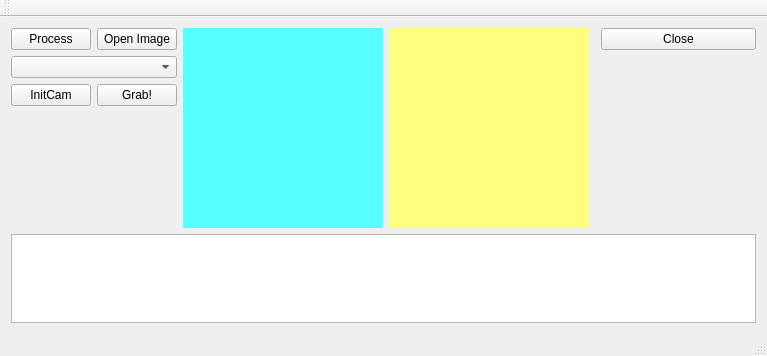
<?xml version="1.0" encoding="UTF-8"?>
<ui version="4.0">
 <class>MainWindow</class>
 <widget class="QMainWindow" name="MainWindow">
  <property name="geometry">
   <rect>
    <x>0</x>
    <y>0</y>
    <width>767</width>
    <height>356</height>
   </rect>
  </property>
  <property name="windowTitle">
   <string>DirectShow with Qt!</string>
  </property>
  <widget class="QWidget" name="centralWidget">
   <layout class="QGridLayout" name="gridLayout">
    <item row="0" column="0">
     <layout class="QVBoxLayout" name="verticalLayout">
      <item>
       <layout class="QHBoxLayout" name="horizontalLayout">
        <item>
         <layout class="QFormLayout" name="formLayout">
          <item row="1" column="0">
           <widget class="QPushButton" name="btnProcess">
            <property name="text">
             <string>Process</string>
            </property>
           </widget>
          </item>
          <item row="1" column="1">
           <widget class="QPushButton" name="btnOpen">
            <property name="text">
             <string>Open Image</string>
            </property>
           </widget>
          </item>
          <item row="3" column="1">
           <widget class="QPushButton" name="btnGrab">
            <property name="text">
             <string>Grab!</string>
            </property>
           </widget>
          </item>
          <item row="3" column="0">
           <widget class="QPushButton" name="btnInitCam">
            <property name="text">
             <string>InitCam</string>
            </property>
           </widget>
          </item>
          <item row="2" column="0" colspan="2">
           <widget class="QComboBox" name="cbxCam">
            <property name="sizePolicy">
             <sizepolicy hsizetype="Minimum" vsizetype="Fixed">
              <horstretch>0</horstretch>
              <verstretch>0</verstretch>
             </sizepolicy>
            </property>
            <property name="minimumSize">
             <size>
              <width>150</width>
              <height>0</height>
             </size>
            </property>
           </widget>
          </item>
         </layout>
        </item>
        <item>
         <widget class="QLabel" name="videoLabel">
          <property name="minimumSize">
           <size>
            <width>200</width>
            <height>200</height>
           </size>
          </property>
          <property name="palette">
           <palette>
            <active>
             <colorrole role="WindowText">
              <brush brushstyle="SolidPattern">
               <color alpha="255">
                <red>0</red>
                <green>0</green>
                <blue>0</blue>
               </color>
              </brush>
             </colorrole>
             <colorrole role="Button">
              <brush brushstyle="SolidPattern">
               <color alpha="255">
                <red>85</red>
                <green>255</green>
                <blue>255</blue>
               </color>
              </brush>
             </colorrole>
             <colorrole role="Light">
              <brush brushstyle="SolidPattern">
               <color alpha="255">
                <red>213</red>
                <green>255</green>
                <blue>255</blue>
               </color>
              </brush>
             </colorrole>
             <colorrole role="Midlight">
              <brush brushstyle="SolidPattern">
               <color alpha="255">
                <red>149</red>
                <green>255</green>
                <blue>255</blue>
               </color>
              </brush>
             </colorrole>
             <colorrole role="Dark">
              <brush brushstyle="SolidPattern">
               <color alpha="255">
                <red>42</red>
                <green>127</green>
                <blue>127</blue>
               </color>
              </brush>
             </colorrole>
             <colorrole role="Mid">
              <brush brushstyle="SolidPattern">
               <color alpha="255">
                <red>56</red>
                <green>170</green>
                <blue>170</blue>
               </color>
              </brush>
             </colorrole>
             <colorrole role="Text">
              <brush brushstyle="SolidPattern">
               <color alpha="255">
                <red>0</red>
                <green>0</green>
                <blue>0</blue>
               </color>
              </brush>
             </colorrole>
             <colorrole role="BrightText">
              <brush brushstyle="SolidPattern">
               <color alpha="255">
                <red>255</red>
                <green>255</green>
                <blue>255</blue>
               </color>
              </brush>
             </colorrole>
             <colorrole role="ButtonText">
              <brush brushstyle="SolidPattern">
               <color alpha="255">
                <red>0</red>
                <green>0</green>
                <blue>0</blue>
               </color>
              </brush>
             </colorrole>
             <colorrole role="Base">
              <brush brushstyle="SolidPattern">
               <color alpha="255">
                <red>255</red>
                <green>255</green>
                <blue>255</blue>
               </color>
              </brush>
             </colorrole>
             <colorrole role="Window">
              <brush brushstyle="SolidPattern">
               <color alpha="255">
                <red>85</red>
                <green>255</green>
                <blue>255</blue>
               </color>
              </brush>
             </colorrole>
             <colorrole role="Shadow">
              <brush brushstyle="SolidPattern">
               <color alpha="255">
                <red>0</red>
                <green>0</green>
                <blue>0</blue>
               </color>
              </brush>
             </colorrole>
             <colorrole role="AlternateBase">
              <brush brushstyle="SolidPattern">
               <color alpha="255">
                <red>170</red>
                <green>255</green>
                <blue>255</blue>
               </color>
              </brush>
             </colorrole>
             <colorrole role="ToolTipBase">
              <brush brushstyle="SolidPattern">
               <color alpha="255">
                <red>255</red>
                <green>255</green>
                <blue>220</blue>
               </color>
              </brush>
             </colorrole>
             <colorrole role="ToolTipText">
              <brush brushstyle="SolidPattern">
               <color alpha="255">
                <red>0</red>
                <green>0</green>
                <blue>0</blue>
               </color>
              </brush>
             </colorrole>
            </active>
            <inactive>
             <colorrole role="WindowText">
              <brush brushstyle="SolidPattern">
               <color alpha="255">
                <red>0</red>
                <green>0</green>
                <blue>0</blue>
               </color>
              </brush>
             </colorrole>
             <colorrole role="Button">
              <brush brushstyle="SolidPattern">
               <color alpha="255">
                <red>85</red>
                <green>255</green>
                <blue>255</blue>
               </color>
              </brush>
             </colorrole>
             <colorrole role="Light">
              <brush brushstyle="SolidPattern">
               <color alpha="255">
                <red>213</red>
                <green>255</green>
                <blue>255</blue>
               </color>
              </brush>
             </colorrole>
             <colorrole role="Midlight">
              <brush brushstyle="SolidPattern">
               <color alpha="255">
                <red>149</red>
                <green>255</green>
                <blue>255</blue>
               </color>
              </brush>
             </colorrole>
             <colorrole role="Dark">
              <brush brushstyle="SolidPattern">
               <color alpha="255">
                <red>42</red>
                <green>127</green>
                <blue>127</blue>
               </color>
              </brush>
             </colorrole>
             <colorrole role="Mid">
              <brush brushstyle="SolidPattern">
               <color alpha="255">
                <red>56</red>
                <green>170</green>
                <blue>170</blue>
               </color>
              </brush>
             </colorrole>
             <colorrole role="Text">
              <brush brushstyle="SolidPattern">
               <color alpha="255">
                <red>0</red>
                <green>0</green>
                <blue>0</blue>
               </color>
              </brush>
             </colorrole>
             <colorrole role="BrightText">
              <brush brushstyle="SolidPattern">
               <color alpha="255">
                <red>255</red>
                <green>255</green>
                <blue>255</blue>
               </color>
              </brush>
             </colorrole>
             <colorrole role="ButtonText">
              <brush brushstyle="SolidPattern">
               <color alpha="255">
                <red>0</red>
                <green>0</green>
                <blue>0</blue>
               </color>
              </brush>
             </colorrole>
             <colorrole role="Base">
              <brush brushstyle="SolidPattern">
               <color alpha="255">
                <red>255</red>
                <green>255</green>
                <blue>255</blue>
               </color>
              </brush>
             </colorrole>
             <colorrole role="Window">
              <brush brushstyle="SolidPattern">
               <color alpha="255">
                <red>85</red>
                <green>255</green>
                <blue>255</blue>
               </color>
              </brush>
             </colorrole>
             <colorrole role="Shadow">
              <brush brushstyle="SolidPattern">
               <color alpha="255">
                <red>0</red>
                <green>0</green>
                <blue>0</blue>
               </color>
              </brush>
             </colorrole>
             <colorrole role="AlternateBase">
              <brush brushstyle="SolidPattern">
               <color alpha="255">
                <red>170</red>
                <green>255</green>
                <blue>255</blue>
               </color>
              </brush>
             </colorrole>
             <colorrole role="ToolTipBase">
              <brush brushstyle="SolidPattern">
               <color alpha="255">
                <red>255</red>
                <green>255</green>
                <blue>220</blue>
               </color>
              </brush>
             </colorrole>
             <colorrole role="ToolTipText">
              <brush brushstyle="SolidPattern">
               <color alpha="255">
                <red>0</red>
                <green>0</green>
                <blue>0</blue>
               </color>
              </brush>
             </colorrole>
            </inactive>
            <disabled>
             <colorrole role="WindowText">
              <brush brushstyle="SolidPattern">
               <color alpha="255">
                <red>42</red>
                <green>127</green>
                <blue>127</blue>
               </color>
              </brush>
             </colorrole>
             <colorrole role="Button">
              <brush brushstyle="SolidPattern">
               <color alpha="255">
                <red>85</red>
                <green>255</green>
                <blue>255</blue>
               </color>
              </brush>
             </colorrole>
             <colorrole role="Light">
              <brush brushstyle="SolidPattern">
               <color alpha="255">
                <red>213</red>
                <green>255</green>
                <blue>255</blue>
               </color>
              </brush>
             </colorrole>
             <colorrole role="Midlight">
              <brush brushstyle="SolidPattern">
               <color alpha="255">
                <red>149</red>
                <green>255</green>
                <blue>255</blue>
               </color>
              </brush>
             </colorrole>
             <colorrole role="Dark">
              <brush brushstyle="SolidPattern">
               <color alpha="255">
                <red>42</red>
                <green>127</green>
                <blue>127</blue>
               </color>
              </brush>
             </colorrole>
             <colorrole role="Mid">
              <brush brushstyle="SolidPattern">
               <color alpha="255">
                <red>56</red>
                <green>170</green>
                <blue>170</blue>
               </color>
              </brush>
             </colorrole>
             <colorrole role="Text">
              <brush brushstyle="SolidPattern">
               <color alpha="255">
                <red>42</red>
                <green>127</green>
                <blue>127</blue>
               </color>
              </brush>
             </colorrole>
             <colorrole role="BrightText">
              <brush brushstyle="SolidPattern">
               <color alpha="255">
                <red>255</red>
                <green>255</green>
                <blue>255</blue>
               </color>
              </brush>
             </colorrole>
             <colorrole role="ButtonText">
              <brush brushstyle="SolidPattern">
               <color alpha="255">
                <red>42</red>
                <green>127</green>
                <blue>127</blue>
               </color>
              </brush>
             </colorrole>
             <colorrole role="Base">
              <brush brushstyle="SolidPattern">
               <color alpha="255">
                <red>85</red>
                <green>255</green>
                <blue>255</blue>
               </color>
              </brush>
             </colorrole>
             <colorrole role="Window">
              <brush brushstyle="SolidPattern">
               <color alpha="255">
                <red>85</red>
                <green>255</green>
                <blue>255</blue>
               </color>
              </brush>
             </colorrole>
             <colorrole role="Shadow">
              <brush brushstyle="SolidPattern">
               <color alpha="255">
                <red>0</red>
                <green>0</green>
                <blue>0</blue>
               </color>
              </brush>
             </colorrole>
             <colorrole role="AlternateBase">
              <brush brushstyle="SolidPattern">
               <color alpha="255">
                <red>85</red>
                <green>255</green>
                <blue>255</blue>
               </color>
              </brush>
             </colorrole>
             <colorrole role="ToolTipBase">
              <brush brushstyle="SolidPattern">
               <color alpha="255">
                <red>255</red>
                <green>255</green>
                <blue>220</blue>
               </color>
              </brush>
             </colorrole>
             <colorrole role="ToolTipText">
              <brush brushstyle="SolidPattern">
               <color alpha="255">
                <red>0</red>
                <green>0</green>
                <blue>0</blue>
               </color>
              </brush>
             </colorrole>
            </disabled>
           </palette>
          </property>
          <property name="autoFillBackground">
           <bool>true</bool>
          </property>
          <property name="text">
           <string/>
          </property>
         </widget>
        </item>
        <item>
         <widget class="QLabel" name="grabLabel">
          <property name="sizePolicy">
           <sizepolicy hsizetype="Maximum" vsizetype="Maximum">
            <horstretch>0</horstretch>
            <verstretch>0</verstretch>
           </sizepolicy>
          </property>
          <property name="minimumSize">
           <size>
            <width>200</width>
            <height>200</height>
           </size>
          </property>
          <property name="palette">
           <palette>
            <active>
             <colorrole role="WindowText">
              <brush brushstyle="SolidPattern">
               <color alpha="255">
                <red>0</red>
                <green>0</green>
                <blue>0</blue>
               </color>
              </brush>
             </colorrole>
             <colorrole role="Button">
              <brush brushstyle="SolidPattern">
               <color alpha="255">
                <red>255</red>
                <green>255</green>
                <blue>127</blue>
               </color>
              </brush>
             </colorrole>
             <colorrole role="Light">
              <brush brushstyle="SolidPattern">
               <color alpha="255">
                <red>255</red>
                <green>255</green>
                <blue>255</blue>
               </color>
              </brush>
             </colorrole>
             <colorrole role="Midlight">
              <brush brushstyle="SolidPattern">
               <color alpha="255">
                <red>255</red>
                <green>255</green>
                <blue>191</blue>
               </color>
              </brush>
             </colorrole>
             <colorrole role="Dark">
              <brush brushstyle="SolidPattern">
               <color alpha="255">
                <red>127</red>
                <green>127</green>
                <blue>63</blue>
               </color>
              </brush>
             </colorrole>
             <colorrole role="Mid">
              <brush brushstyle="SolidPattern">
               <color alpha="255">
                <red>170</red>
                <green>170</green>
                <blue>84</blue>
               </color>
              </brush>
             </colorrole>
             <colorrole role="Text">
              <brush brushstyle="SolidPattern">
               <color alpha="255">
                <red>0</red>
                <green>0</green>
                <blue>0</blue>
               </color>
              </brush>
             </colorrole>
             <colorrole role="BrightText">
              <brush brushstyle="SolidPattern">
               <color alpha="255">
                <red>255</red>
                <green>255</green>
                <blue>255</blue>
               </color>
              </brush>
             </colorrole>
             <colorrole role="ButtonText">
              <brush brushstyle="SolidPattern">
               <color alpha="255">
                <red>0</red>
                <green>0</green>
                <blue>0</blue>
               </color>
              </brush>
             </colorrole>
             <colorrole role="Base">
              <brush brushstyle="SolidPattern">
               <color alpha="255">
                <red>255</red>
                <green>255</green>
                <blue>255</blue>
               </color>
              </brush>
             </colorrole>
             <colorrole role="Window">
              <brush brushstyle="SolidPattern">
               <color alpha="255">
                <red>255</red>
                <green>255</green>
                <blue>127</blue>
               </color>
              </brush>
             </colorrole>
             <colorrole role="Shadow">
              <brush brushstyle="SolidPattern">
               <color alpha="255">
                <red>0</red>
                <green>0</green>
                <blue>0</blue>
               </color>
              </brush>
             </colorrole>
             <colorrole role="AlternateBase">
              <brush brushstyle="SolidPattern">
               <color alpha="255">
                <red>255</red>
                <green>255</green>
                <blue>191</blue>
               </color>
              </brush>
             </colorrole>
             <colorrole role="ToolTipBase">
              <brush brushstyle="SolidPattern">
               <color alpha="255">
                <red>255</red>
                <green>255</green>
                <blue>220</blue>
               </color>
              </brush>
             </colorrole>
             <colorrole role="ToolTipText">
              <brush brushstyle="SolidPattern">
               <color alpha="255">
                <red>0</red>
                <green>0</green>
                <blue>0</blue>
               </color>
              </brush>
             </colorrole>
            </active>
            <inactive>
             <colorrole role="WindowText">
              <brush brushstyle="SolidPattern">
               <color alpha="255">
                <red>0</red>
                <green>0</green>
                <blue>0</blue>
               </color>
              </brush>
             </colorrole>
             <colorrole role="Button">
              <brush brushstyle="SolidPattern">
               <color alpha="255">
                <red>255</red>
                <green>255</green>
                <blue>127</blue>
               </color>
              </brush>
             </colorrole>
             <colorrole role="Light">
              <brush brushstyle="SolidPattern">
               <color alpha="255">
                <red>255</red>
                <green>255</green>
                <blue>255</blue>
               </color>
              </brush>
             </colorrole>
             <colorrole role="Midlight">
              <brush brushstyle="SolidPattern">
               <color alpha="255">
                <red>255</red>
                <green>255</green>
                <blue>191</blue>
               </color>
              </brush>
             </colorrole>
             <colorrole role="Dark">
              <brush brushstyle="SolidPattern">
               <color alpha="255">
                <red>127</red>
                <green>127</green>
                <blue>63</blue>
               </color>
              </brush>
             </colorrole>
             <colorrole role="Mid">
              <brush brushstyle="SolidPattern">
               <color alpha="255">
                <red>170</red>
                <green>170</green>
                <blue>84</blue>
               </color>
              </brush>
             </colorrole>
             <colorrole role="Text">
              <brush brushstyle="SolidPattern">
               <color alpha="255">
                <red>0</red>
                <green>0</green>
                <blue>0</blue>
               </color>
              </brush>
             </colorrole>
             <colorrole role="BrightText">
              <brush brushstyle="SolidPattern">
               <color alpha="255">
                <red>255</red>
                <green>255</green>
                <blue>255</blue>
               </color>
              </brush>
             </colorrole>
             <colorrole role="ButtonText">
              <brush brushstyle="SolidPattern">
               <color alpha="255">
                <red>0</red>
                <green>0</green>
                <blue>0</blue>
               </color>
              </brush>
             </colorrole>
             <colorrole role="Base">
              <brush brushstyle="SolidPattern">
               <color alpha="255">
                <red>255</red>
                <green>255</green>
                <blue>255</blue>
               </color>
              </brush>
             </colorrole>
             <colorrole role="Window">
              <brush brushstyle="SolidPattern">
               <color alpha="255">
                <red>255</red>
                <green>255</green>
                <blue>127</blue>
               </color>
              </brush>
             </colorrole>
             <colorrole role="Shadow">
              <brush brushstyle="SolidPattern">
               <color alpha="255">
                <red>0</red>
                <green>0</green>
                <blue>0</blue>
               </color>
              </brush>
             </colorrole>
             <colorrole role="AlternateBase">
              <brush brushstyle="SolidPattern">
               <color alpha="255">
                <red>255</red>
                <green>255</green>
                <blue>191</blue>
               </color>
              </brush>
             </colorrole>
             <colorrole role="ToolTipBase">
              <brush brushstyle="SolidPattern">
               <color alpha="255">
                <red>255</red>
                <green>255</green>
                <blue>220</blue>
               </color>
              </brush>
             </colorrole>
             <colorrole role="ToolTipText">
              <brush brushstyle="SolidPattern">
               <color alpha="255">
                <red>0</red>
                <green>0</green>
                <blue>0</blue>
               </color>
              </brush>
             </colorrole>
            </inactive>
            <disabled>
             <colorrole role="WindowText">
              <brush brushstyle="SolidPattern">
               <color alpha="255">
                <red>127</red>
                <green>127</green>
                <blue>63</blue>
               </color>
              </brush>
             </colorrole>
             <colorrole role="Button">
              <brush brushstyle="SolidPattern">
               <color alpha="255">
                <red>255</red>
                <green>255</green>
                <blue>127</blue>
               </color>
              </brush>
             </colorrole>
             <colorrole role="Light">
              <brush brushstyle="SolidPattern">
               <color alpha="255">
                <red>255</red>
                <green>255</green>
                <blue>255</blue>
               </color>
              </brush>
             </colorrole>
             <colorrole role="Midlight">
              <brush brushstyle="SolidPattern">
               <color alpha="255">
                <red>255</red>
                <green>255</green>
                <blue>191</blue>
               </color>
              </brush>
             </colorrole>
             <colorrole role="Dark">
              <brush brushstyle="SolidPattern">
               <color alpha="255">
                <red>127</red>
                <green>127</green>
                <blue>63</blue>
               </color>
              </brush>
             </colorrole>
             <colorrole role="Mid">
              <brush brushstyle="SolidPattern">
               <color alpha="255">
                <red>170</red>
                <green>170</green>
                <blue>84</blue>
               </color>
              </brush>
             </colorrole>
             <colorrole role="Text">
              <brush brushstyle="SolidPattern">
               <color alpha="255">
                <red>127</red>
                <green>127</green>
                <blue>63</blue>
               </color>
              </brush>
             </colorrole>
             <colorrole role="BrightText">
              <brush brushstyle="SolidPattern">
               <color alpha="255">
                <red>255</red>
                <green>255</green>
                <blue>255</blue>
               </color>
              </brush>
             </colorrole>
             <colorrole role="ButtonText">
              <brush brushstyle="SolidPattern">
               <color alpha="255">
                <red>127</red>
                <green>127</green>
                <blue>63</blue>
               </color>
              </brush>
             </colorrole>
             <colorrole role="Base">
              <brush brushstyle="SolidPattern">
               <color alpha="255">
                <red>255</red>
                <green>255</green>
                <blue>127</blue>
               </color>
              </brush>
             </colorrole>
             <colorrole role="Window">
              <brush brushstyle="SolidPattern">
               <color alpha="255">
                <red>255</red>
                <green>255</green>
                <blue>127</blue>
               </color>
              </brush>
             </colorrole>
             <colorrole role="Shadow">
              <brush brushstyle="SolidPattern">
               <color alpha="255">
                <red>0</red>
                <green>0</green>
                <blue>0</blue>
               </color>
              </brush>
             </colorrole>
             <colorrole role="AlternateBase">
              <brush brushstyle="SolidPattern">
               <color alpha="255">
                <red>255</red>
                <green>255</green>
                <blue>127</blue>
               </color>
              </brush>
             </colorrole>
             <colorrole role="ToolTipBase">
              <brush brushstyle="SolidPattern">
               <color alpha="255">
                <red>255</red>
                <green>255</green>
                <blue>220</blue>
               </color>
              </brush>
             </colorrole>
             <colorrole role="ToolTipText">
              <brush brushstyle="SolidPattern">
               <color alpha="255">
                <red>0</red>
                <green>0</green>
                <blue>0</blue>
               </color>
              </brush>
             </colorrole>
            </disabled>
           </palette>
          </property>
          <property name="autoFillBackground">
           <bool>true</bool>
          </property>
          <property name="text">
           <string/>
          </property>
         </widget>
        </item>
        <item>
         <layout class="QFormLayout" name="formLayout_2">
          <property name="fieldGrowthPolicy">
           <enum>QFormLayout::AllNonFixedFieldsGrow</enum>
          </property>
          <item row="0" column="1">
           <widget class="QPushButton" name="btnOK">
            <property name="text">
             <string>Close</string>
            </property>
           </widget>
          </item>
         </layout>
        </item>
       </layout>
      </item>
      <item>
       <widget class="QTextEdit" name="textResult"/>
      </item>
     </layout>
    </item>
   </layout>
  </widget>
  <widget class="QMenuBar" name="menuBar">
   <property name="geometry">
    <rect>
     <x>0</x>
     <y>0</y>
     <width>767</width>
     <height>21</height>
    </rect>
   </property>
  </widget>
  <widget class="QToolBar" name="mainToolBar">
   <attribute name="toolBarArea">
    <enum>TopToolBarArea</enum>
   </attribute>
   <attribute name="toolBarBreak">
    <bool>false</bool>
   </attribute>
  </widget>
  <widget class="QStatusBar" name="statusBar"/>
 </widget>
 <layoutdefault spacing="6" margin="11"/>
 <resources/>
 <connections/>
</ui>
